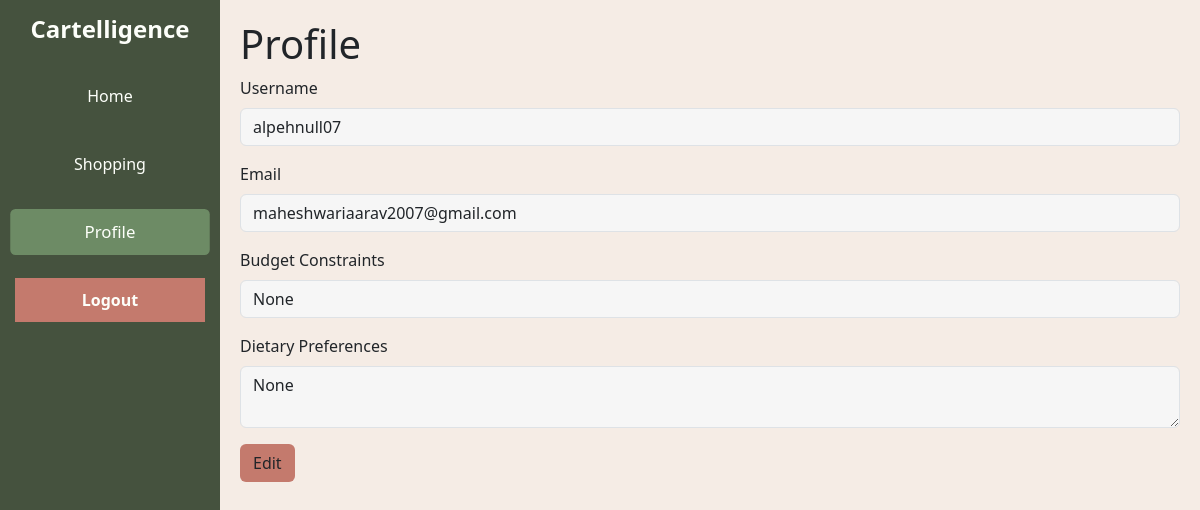
The page /profile (signed in) on the database its author committed.
### app.py (models this page shows)
class User(db.Model, UserMixin):
    id = db.Column(db.Integer, primary_key=True)
    username = db.Column(db.String(150), nullable=False, unique=True)
    email = db.Column(db.String(150), nullable=False, unique=True)
    password = db.Column(db.String(150), nullable=False)
    budget = db.Column(db.String(150), nullable = True)
    dietary = db.Column(db.Text, nullable=True)

### app.py (the view, shortened to what this page needs)
@app.route('/profile', methods=['GET', 'POST'])
@login_required
def profile():
    return render_template('profile.html', username=current_user.username, email=current_user.email, budget=current_user.budget, dietary=current_user.dietary)

### app.py (called while the page is built)
@login_manager.user_loader
def load_user(user_id):
    return User.query.get(int(user_id))

### templates/profile.html (shortened to what this page needs)
{% extends "base.html" %}
{% block content %}
<!DOCTYPE html>
<html lang="en">
<head>
    <link href="https://cdn.jsdelivr.net/npm/bootstrap@5.3.1/dist/css/bootstrap.min.css" rel="stylesheet">
    <link href="{{ url_for('static', filename='css/styles.css') }}" rel="stylesheet">
</head>
<body style="background-color: #f5ece5">
    <div aria-live="polite" aria-atomic="true" class="position-relative">
        <div class="toast-container position-fixed top-0 end-0 p-3">
        </div>
      </div>
    <div class="content">
        <div id="profile-section" class="section">
            <h1>Profile</h1>
            <form method="POST">
                <div class="mb-3">
                    <label for="username" class="form-label">Username</label>
                    <input type="text" class="form-control" id="username" name="username" value="{{ username }}" readonly>
                </div>
                <div class="mb-3">
                    <label for="email" class="form-label">Email</label>
                    <input type="email" class="form-control" id="email" name="email" value="{{ email }}" readonly>
                </div>
                <div class="mb-3">
                    <label for="budget" class="form-label">Budget Constraints</label>
                    <input type="text" class="form-control" id="budget" name="budget" value="{{ budget }}" readonly>
                </div>
                <div class="mb-3">
                    <label for="dietary" class="form-label">Dietary Preferences</label>
                    <textarea class="form-control" id="dietary" name="dietary" readonly>{{ dietary }}</textarea>
                </div>
                <button type="button" class="btn" id="edit-btn" onclick="toggleEditMode()">Edit</button>
            </form>
        </div>
    </div>
</body>
</html>
{% endblock %}

### static/css/styles.css (style rules this page uses)
.section { margin-bottom: 20px; }
.form-control { background-color: #f6f6f6; }
#edit-btn { background-color: #c47a6d; }

### rows shown on the page
User: username "alpehnull07", email "maheshwariaarav2007@gmail.com", budget "None", dietary "None"
